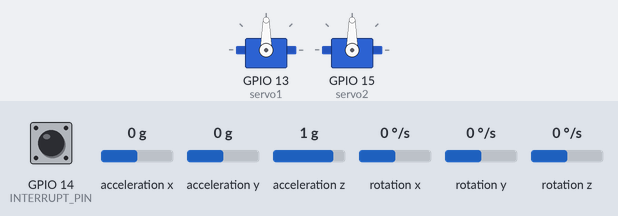
A sketch run on a simulated ESP8266 (NodeMCU). On the bench: 2 × servo. The test bench sets the inputs (shaded band); at power-on: acceleration x 0 g, acceleration y 0 g, acceleration z 1 g, GPIO 14 (INTERRUPT_PIN) LOW, rotation x 0 °/s, rotation y 0 °/s, rotation z 0 °/s. The sensor or clock chip raises its interrupt line as the real part does; what the sketch prints to the serial monitor is not drawn.

Above: at 1.7 s.
1.8 s: acceleration x set to -1.4 g
At 3.0 s:
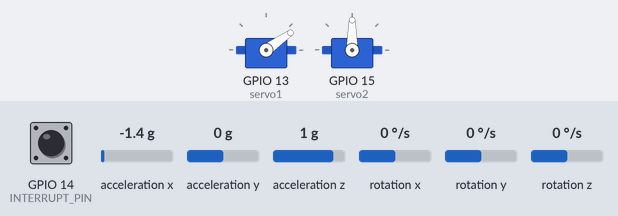
3.3 s: acceleration y set to -1.4 g
At 4.4 s:
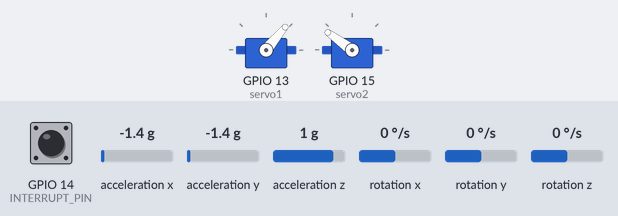
4.8 s: acceleration z set to -1.4 g
At 5.5 s:
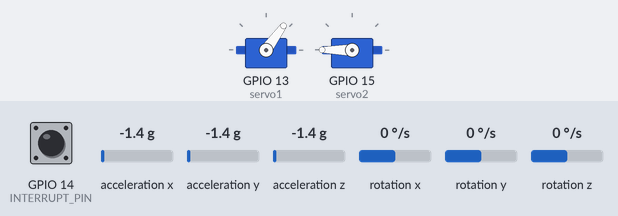
6.3 s: acceleration x set to -0.8 g
At 6.6 s:
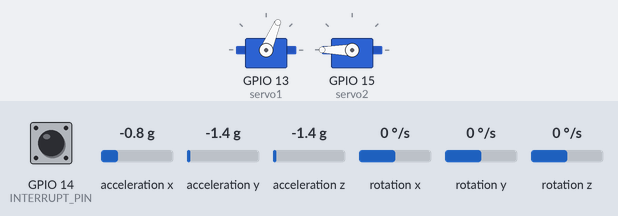
7.8 s: acceleration y set to -0.2 g
At 9.0 s:
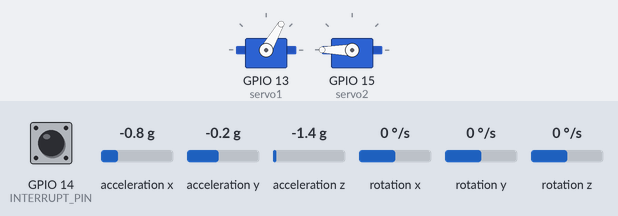
9.3 s: acceleration y set to 0.1 g
At 10.1 s:
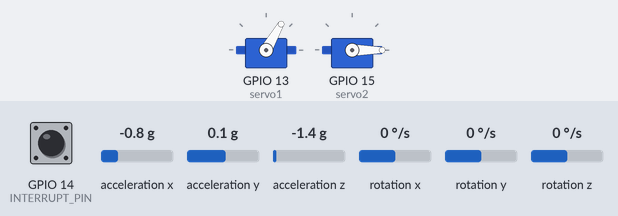
Timing chart, 0 to 11.8 s (numbered marks = the images above; inputs shaded):
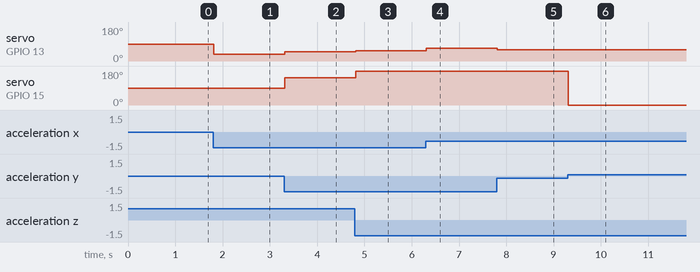

Measured:
- the behaviour switches between -0.1 and 0 g on acceleration y (found by bisection; images 5 and 6)
- after the input at 1.8 s, servo on GPIO 13 (servo1): 90° → 35° at once
- after the input at 3.3 s, servo on GPIO 13 (servo1): 35° → 50° at once; servo on GPIO 15 (servo2): 90° → 144° at once
- after the input at 4.8 s, servo on GPIO 13 (servo1): 50° → 54° at once; servo on GPIO 15 (servo2): 144° → 180° at once
- after the input at 6.3 s, servo on GPIO 13 (servo1): 54° → 67° at once
- after the input at 7.8 s, servo on GPIO 13 (servo1): 67° → 60° at once
- after the input at 9.3 s, servo on GPIO 15 (servo2): 180° → 0° at once

The sketch:

6050ypr.ino
```cpp
// I2C device class (I2Cdev) demonstration Arduino sketch for MPU6050 class using DMP (MotionApps v6.12)
// 6/21/2012 by Jeff Rowberg <jeff@rowberg.net>
// Updates should (hopefully) always be available at https://github.com/jrowberg/i2cdevlib
//

/* ============================================
I2Cdev device library code is placed under the MIT license
Copyright (c) 2012 Jeff Rowberg

Permission is hereby granted, free of charge, to any person obtaining a copy
of this software and associated documentation files (the "Software"), to deal
in the Software without restriction, including without limitation the rights
to use, copy, modify, merge, publish, distribute, sublicense, and/or sell
copies of the Software, and to permit persons to whom the Software is
furnished to do so, subject to the following conditions:

The above copyright notice and this permission notice shall be included in
all copies or substantial portions of the Software.

THE SOFTWARE IS PROVIDED "AS IS", WITHOUT WARRANTY OF ANY KIND, EXPRESS OR
IMPLIED, INCLUDING BUT NOT LIMITED TO THE WARRANTIES OF MERCHANTABILITY,
FITNESS FOR A PARTICULAR PURPOSE AND NONINFRINGEMENT. IN NO EVENT SHALL THE
AUTHORS OR COPYRIGHT HOLDERS BE LIABLE FOR ANY CLAIM, DAMAGES OR OTHER
LIABILITY, WHETHER IN AN ACTION OF CONTRACT, TORT OR OTHERWISE, ARISING FROM,
OUT OF OR IN CONNECTION WITH THE SOFTWARE OR THE USE OR OTHER DEALINGS IN
THE SOFTWARE.
===============================================
*/

// I2Cdev and MPU6050 must be installed as libraries, or else the .cpp/.h files
// for both classes must be in the include path of your project
#include "I2Cdev.h"

#include "MPU6050_6Axis_MotionApps_V6_12.h"
//#include "MPU6050.h" // not necessary if using MotionApps include file

#include <Servo.h>
// Standard Servo library

#include <Ticker.h>
// includes the ticker library to replace timer1

// Arduino Wire library is required if I2Cdev I2CDEV_ARDUINO_WIRE implementation
// is used in I2Cdev.h
#if I2CDEV_IMPLEMENTATION == I2CDEV_ARDUINO_WIRE
    #include "Wire.h"
#endif

// class default I2C address is 0x68. specific I2C addresses may be passed as a parameter here
// AD0 low = 0x68 (default for SparkFun breakout and InvenSense evaluation board)
// AD0 high = 0x69
MPU6050 mpu;
//MPU6050 mpu(0x69); // <-- use for AD0 high

Servo servo1;
Servo servo2;
// Creates servo instances of the Servo library

Ticker ticker1;
// Creates ticker1 instance of the Ticker library

/* =========================================================================
   NOTE:  this sketch depends on the MPU-6050's INT pin being connected to the
   Arduino's external interrupt #0 pin.
 * ========================================================================= */

// uncomment "OUTPUT_READABLE_QUATERNION" if you want to see the actual
// quaternion components in a [w, x, y, z] format (not best for parsing
// on a remote host such as Processing or something though)
//#define OUTPUT_READABLE_QUATERNION

// uncomment "OUTPUT_READABLE_EULER" if you want to see Euler angles
// (in degrees) calculated from the quaternions coming from the FIFO.
// Note that Euler angles suffer from gimbal lock (for more info, see
// http://en.wikipedia.org/wiki/Gimbal_lock)
//#define OUTPUT_READABLE_EULER

// uncomment "OUTPUT_READABLE_YAWPITCHROLL" if you want to see the yaw/
// pitch/roll angles (in degrees) calculated from the quaternions coming
// from the FIFO. Note this also requires gravity vector calculations.
// Also note that yaw/pitch/roll angles suffer from gimbal lock (for
// more info, see: http://en.wikipedia.org/wiki/Gimbal_lock)
#define OUTPUT_READABLE_YAWPITCHROLL

// uncomment "OUTPUT_READABLE_REALACCEL" if you want to see acceleration
// components with gravity removed. This acceleration reference frame is
// not compensated for orientation, so +X is always +X according to the
// sensor, just without the effects of gravity. If you want acceleration
// compensated for orientation, us OUTPUT_READABLE_WORLDACCEL instead.
//#define OUTPUT_READABLE_REALACCEL

// uncomment "OUTPUT_READABLE_WORLDACCEL" if you want to see acceleration
// components with gravity removed and adjusted for the world frame of
// reference (yaw is relative to initial orientation, since no magnetometer
// is present in this case). Could be quite handy in some cases.
//#define OUTPUT_READABLE_WORLDACCEL

// uncomment "OUTPUT_TEAPOT" if you want output that matches the
// format used for the InvenSense teapot demo
//#define OUTPUT_TEAPOT


#define INTERRUPT_PIN 14  // MPU6050 interrupt pin

// MPU control/status vars
bool dmpReady = false;  // set true if DMP init was successful
uint8_t mpuIntStatus;   // holds actual interrupt status byte from MPU
uint8_t devStatus;      // return status after each device operation (0 = success, !0 = error)
uint16_t packetSize;    // expected DMP packet size (default is 42 bytes)
uint16_t fifoCount;     // count of all bytes currently in FIFO
uint8_t fifoBuffer[64]; // FIFO storage buffer

// orientation/motion vars
Quaternion q;           // [w, x, y, z]         quaternion container
VectorInt16 aa;         // [x, y, z]            accel sensor measurements
VectorInt16 gy;         // [x, y, z]            gyro sensor measurements
VectorInt16 aaReal;     // [x, y, z]            gravity-free accel sensor measurements
VectorInt16 aaWorld;    // [x, y, z]            world-frame accel sensor measurements
VectorFloat gravity;    // [x, y, z]            gravity vector
float euler[3];         // [psi, theta, phi]    Euler angle container
float ypr[3];           // [yaw, pitch, roll]   yaw/pitch/roll container and gravity vector


// ================================================================
// ===               INTERRUPT DETECTION ROUTINEs                ===
// ================================================================

volatile bool mpuInterrupt = false;     // indicates whether MPU interrupt pin has gone high
ICACHE_RAM_ATTR void dmpDataReady() {
    mpuInterrupt = true;
}

// Ticker1 is set up in setup()
volatile bool writeSerial = false;
void writeToSerial() {
    writeSerial = true;
}

// ================================================================
// ===                      INITIAL SETUP                       ===
// ================================================================

void setup() {
    // join I2C bus (I2Cdev library doesn't do this automatically)
    #if I2CDEV_IMPLEMENTATION == I2CDEV_ARDUINO_WIRE
        Wire.begin();
        Wire.setClock(400000); // 400kHz I2C clock. Comment this line if having compilation difficulties
    #elif I2CDEV_IMPLEMENTATION == I2CDEV_BUILTIN_FASTWIRE
        Fastwire::setup(400, true);
    #endif


    Serial.begin(115200);       // initialize serial communication
    while (!Serial);            // wait for Leonardo enumeration, others continue immediately

    // initialize device
    Serial.println(F("Initializing I2C devices..."));
    mpu.initialize();
    pinMode(INTERRUPT_PIN, INPUT);

    // verify connection
    Serial.println(F("Testing device connections..."));
    Serial.println(mpu.testConnection() ? F("MPU6050 connection successful") : F("MPU6050 connection failed"));

    // load and configure the DMP
    Serial.println(F("Initializing DMP..."));
    devStatus = mpu.dmpInitialize();

    // supply your own gyro offsets here, scaled for min sensitivity
    mpu.setXGyroOffset(51);
    mpu.setYGyroOffset(8);
    mpu.setZGyroOffset(21);
    mpu.setXAccelOffset(1150);
    mpu.setYAccelOffset(-50);
    mpu.setZAccelOffset(1060);
    // make sure it worked (returns 0 if so)
    if (devStatus == 0) {
        // Calibration Time: generate offsets and calibrate our MPU6050
        mpu.CalibrateAccel(6);
        mpu.CalibrateGyro(6);
        Serial.println();
        mpu.PrintActiveOffsets();
        // turn on the DMP, now that it's ready
        Serial.println(F("Enabling DMP..."));
        mpu.setDMPEnabled(true);

        // enable Arduino interrupt detection
        Serial.print(F("Enabling interrupt detection (Arduino external interrupt "));
        Serial.print(digitalPinToInterrupt(INTERRUPT_PIN));
        Serial.println(F(")..."));
        attachInterrupt(digitalPinToInterrupt(INTERRUPT_PIN), dmpDataReady, RISING);
        mpuIntStatus = mpu.getIntStatus();

        // set our DMP Ready flag so the main loop() function knows it's okay to use it
        Serial.println(F("DMP ready! Waiting for first interrupt..."));
        dmpReady = true;

        // get expected DMP packet size for later comparison
        packetSize = mpu.dmpGetFIFOPacketSize();
    } else {
        // ERROR!
        // 1 = initial memory load failed
        // 2 = DMP configuration updates failed
        // (if it's going to break, usually the code will be 1)
        Serial.print(F("DMP Initialization failed (code "));
        Serial.print(devStatus);
        Serial.println(F(")"));
    }

    // ticker1 is used to trigger write to serial every 33.33ms (corresponds to 30fps)
    ticker1.attach_ms(100, writeToSerial); // Add ISR Function

    pinMode(12, INPUT_PULLUP);
    // Button

    servo1.attach(13);
    servo2.attach(15);
    // Servo 1 is on Pin 13, 2 is 15

    servo1.write(90);
    servo2.write(90);
    // Centres the servos - this does not seem to be necessary; they centre anyway
}


// ================================================================
// ===                    MAIN PROGRAM LOOP                     ===
// ================================================================

void loop() {
    // if programming failed, don't try to do anything
    if (!dmpReady){
        // if mpu fails, set led pin to output and light led to show malfunction
        pinMode(2, OUTPUT);
        digitalWrite(2, LOW);
        Serial.println("error - DMP not ready!!");
        return;
    }

    // print to the serial port each time Ticker1 triggers:
    if (writeSerial)
    {
        writeSerial = false;

        // Move the servos to follow the pitch and roll pos
        servo1.write((ypr[1] * 180/M_PI) +90);
        servo2.write(-(ypr[2] * 180/M_PI) +90);
    }

    yield;                      // prevents wdt reset on 8266

    // wait for MPU interrupt or extra packet(s) available
    // mpuInterrupt is set TRUE by ISR dmpDataReady
    if (mpuInterrupt)
    {
        // get current FIFO count
        fifoCount = mpu.getFIFOCount();

        if (fifoCount < packetSize)
        {
            //Lets go back and wait for another interrupt. We shouldn't be here, we got an interrupt from another event
            // This is blocking so don't do it   while (fifoCount < packetSize) fifoCount = mpu.getFIFOCount();
        }
        // check for overflow (this should never happen unless our code is too inefficient)
        else if ((mpuIntStatus & (0x01 << MPU6050_INTERRUPT_FIFO_OFLOW_BIT)) || fifoCount >= 1024)
        {
            // reset so we can continue cleanly
            mpu.resetFIFO();
            //  fifoCount = mpu.getFIFOCount();  // will be zero after reset no need to ask
            Serial.println(F("FIFO overflow!"));

            // otherwise, check for DMP data ready interrupt (this should happen frequently)
        }
        else if (mpuIntStatus & (0x01 << MPU6050_INTERRUPT_DMP_INT_BIT))
        {
            // read a packet from FIFO
            while (fifoCount >= packetSize)
            { // Lets catch up to NOW, someone is using the dreaded delay()!
                mpu.getFIFOBytes(fifoBuffer, packetSize);
                // track FIFO count here in case there is > 1 packet available
                // (this lets us immediately read more without waiting for an interrupt)
                fifoCount -= packetSize;
            }

#ifdef OUTPUT_READABLE_QUATERNION
            // display quaternion values in easy matrix form: w x y z
            mpu.dmpGetQuaternion(&q, fifoBuffer);
            Serial.print("quat\t");
            Serial.print(q.w);
            Serial.print("\t");
            Serial.print(q.x);
            Serial.print("\t");
            Serial.print(q.y);
            Serial.print("\t");
            Serial.println(q.z);
#endif

#ifdef OUTPUT_READABLE_EULER
            // display Euler angles in degrees
            mpu.dmpGetQuaternion(&q, fifoBuffer);
            mpu.dmpGetEuler(euler, &q);
            Serial.print("euler\t");
            Serial.print(euler[0] * 180 / M_PI);
            Serial.print("\t");
            Serial.print(euler[1] * 180 / M_PI);
            Serial.print("\t");
            Serial.println(euler[2] * 180 / M_PI);
#endif

#ifdef OUTPUT_READABLE_YAWPITCHROLL
            // get Euler angles in degrees
            mpu.dmpGetQuaternion(&q, fifoBuffer);
            mpu.dmpGetGravity(&gravity, &q);
            mpu.dmpGetYawPitchRoll(ypr, &q, &gravity);

#endif

#ifdef OUTPUT_READABLE_YAWPITCHROLL_REALACCEL
        // get Euler angles in degrees
            mpu.dmpGetQuaternion(&q, fifoBuffer);
            mpu.dmpGetGravity(&gravity, &q);
            mpu.dmpGetYawPitchRoll(ypr, &q, &gravity);
        // get real acceleration, adjusted to remove gravity
            mpu.dmpGetAccel(&aa, fifoBuffer);
            mpu.dmpGetLinearAccel(&aaReal, &aa, &gravity);

        // keep tally of max acceleration (just using Z axis for now)
            if (aaReal.z > aaRealMax) aaRealMax = aaReal.z;

        //Serial.print("areal\t");
        //Serial.println(aaReal.z);
#endif


#ifdef OUTPUT_READABLE_REALACCEL
            // display real acceleration, adjusted to remove gravity
            mpu.dmpGetQuaternion(&q, fifoBuffer);
            mpu.dmpGetAccel(&aa, fifoBuffer);
            mpu.dmpGetGravity(&gravity, &q);
            mpu.dmpGetLinearAccel(&aaReal, &aa, &gravity);
            Serial.print("areal\t");
            Serial.print(aaReal.x);
            Serial.print("\t");
            Serial.print(aaReal.y);
            Serial.print("\t");
            Serial.println(aaReal.z);
#endif

#ifdef OUTPUT_READABLE_WORLDACCEL
            // display initial world-frame acceleration, adjusted to remove gravity
            // and rotated based on known orientation from quaternion
            mpu.dmpGetQuaternion(&q, fifoBuffer);
            mpu.dmpGetAccel(&aa, fifoBuffer);
            mpu.dmpGetGravity(&gravity, &q);
            mpu.dmpGetLinearAccel(&aaReal, &aa, &gravity);
            mpu.dmpGetLinearAccelInWorld(&aaWorld, &aaReal, &q);
            Serial.print("aworld\t");
            Serial.print(aaWorld.x);
            Serial.print("\t");
            Serial.print(aaWorld.y);
            Serial.print("\t");
            Serial.println(aaWorld.z);
#endif
        }

        // reset interrupt flag and get INT_STATUS byte
        mpuInterrupt = false;
        mpuIntStatus = mpu.getIntStatus();
    }
}
```
